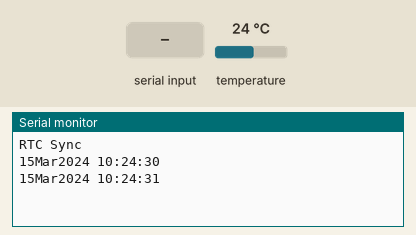
This sketch was run on a simulated Arduino Uno, built with avr-gcc and run on an emulated ATmega328P. Shown: the last lines printed to the serial monitor. The test bench sets the inputs (shaded band); at power-on: temperature 24 °C. The local clock reads 2024-03-15 10:24:30 at power-on unless the sketch sets it.

Above: at 1.2 s.
1.3 s: "90,45,200,10\n" received over Serial
At 3.8 s:
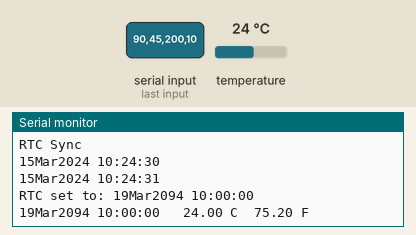
4.3 s: "30,150,10,200\n" received over Serial
At 7.1 s:
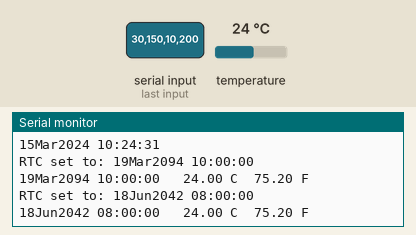
Timing chart, 0 to 8.6 s (numbered marks = the images above; inputs shaded):
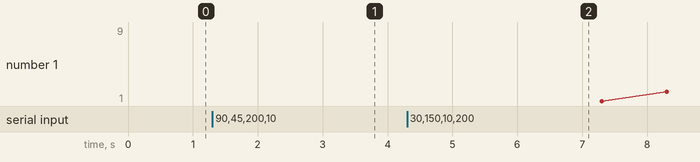

Measured:
- after the input at 1.3 s, the serial monitor: prints a new line after 2.0 s (image 1)
- after the input at 4.3 s, the serial monitor: prints a new line after 2.0 s (image 2)

The sketch:

real-time-clock.ino
```cpp
// (licence header left out)
#include <DS3232RTC.h>

DS3232RTC RTC;

/**
 * Copied from https://github.com/JChristensen/DS3232RTC/blob/master/examples/SetSerial/SetSerial.ino
 * Physical modifications including removing the 201 resistor instructions from https://forum.arduino.cc/t/zs-042-ds3231-rtc-module/268862/70
 *
 * Example sketch to display the date and time from a DS3231
 * or DS3232 RTC every second. Display the temperature once per
 * minute. (The DS3231 does a temperature conversion once every
 * 64 seconds. This is also the default for the DS3232.)
 *
 * Set the date and time by entering the following on the Arduino
 * serial monitor:
 * year,month,day,hour,minute,second,
 *
 * Where
 * year can be two or four digits,
 * month is 1-12,
 * day is 1-31,
 * hour is 0-23, and
 * minute and second are 0-59.
 *
 * Entering the final comma delimiter (after "second") will avoid a
 * one-second timeout and will allow the RTC to be set more accurately.
 *
 * No validity checking is done, invalid values or incomplete syntax
 * in the input will result in an incorrect RTC setting.
 *
 * Jack Christensen 08Aug2013
 */

#include <Streaming.h>      // http://arduiniana.org/libraries/streaming/

void setup() {
    Serial.begin(115200);

    // setSyncProvider() causes the Time library to synchronize with the
    // external RTC by calling RTC.get() every five minutes by default.
    setSyncProvider(RTC.get);
    Serial << F("RTC Sync");
    if (timeStatus() != timeSet) Serial << F(" FAIL!");
    Serial << endl;
}

void loop() {
    static time_t tLast;
    time_t t;
    tmElements_t tm;

    // check for input to set the RTC, minimum length is 12, i.e. yy,m,d,h,m,s
    if (Serial.available() >= 12) {
        // note that the tmElements_t Year member is an offset from 1970,
        // but the RTC wants the last two digits of the calendar year.
        // use convenience macros from the Time Library to do the conversions.
        int y = Serial.parseInt();
        if (y >= 100 && y < 1000) {
            Serial << F("Error: Year must be two or four digits!") << endl;
        } else {
            if (y >= 1000) {
                tm.Year = CalendarYrToTm(y);
            } else {    // (y < 100)
                tm.Year = y2kYearToTm(y);
            }
            tm.Month = Serial.parseInt();
            tm.Day = Serial.parseInt();
            tm.Hour = Serial.parseInt();
            tm.Minute = Serial.parseInt();
            tm.Second = Serial.parseInt();
            t = makeTime(tm);
            RTC.set(t);  // use time_t value to ensure correct weekday is set
            setTime(t);
            Serial << F("RTC set to: ");
            printDateTime(t);
            Serial << endl;
            // dump any extraneous input
            while (Serial.available() > 0) Serial.read();
        }
    }

    t = now();
    if (t != tLast) {
        tLast = t;
        printDateTime(t);
        if (second(t) == 0) {
            float c = RTC.temperature() / 4.;
            float f = c * 9. / 5. + 32.;
            Serial << F("  ") << c << F(" C  ") << f << F(" F");
        }
        Serial << endl;
    }
}

// print date and time to Serial
void printDateTime(time_t t) {
    printDate(t);
    Serial << ' ';
    printTime(t);
}

// print time to Serial
void printTime(time_t t) {
    printI00(hour(t), ':');
    printI00(minute(t), ':');
    printI00(second(t), ' ');
}

// print date to Serial
void printDate(time_t t) {
    printI00(day(t), 0);
    Serial << monthShortStr(month(t)) << _DEC(year(t));
}

// Print an integer in "00" format (with leading zero),
// followed by a delimiter character to Serial.
// Input value assumed to be between 0 and 99.
void printI00(int val, char delim) {
    if (val < 10) Serial << '0';
    Serial << _DEC(val);
    if (delim > 0) Serial << delim;
    return;
}
```
